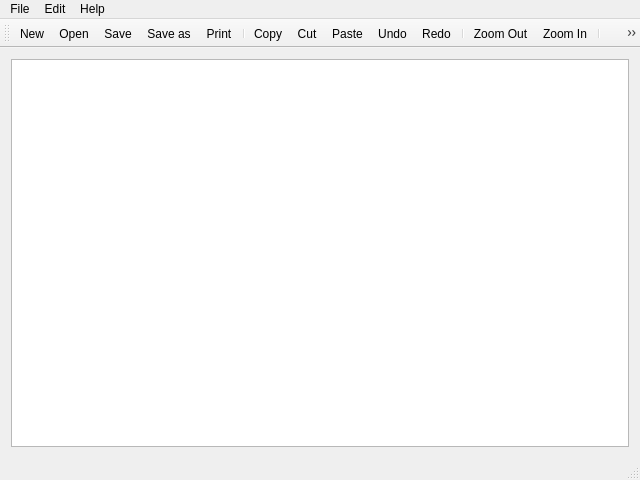
<?xml version="1.0" encoding="UTF-8"?>
<ui version="4.0">
  <class>Notepad</class>
  <widget class="QMainWindow" name="Notepad">
    <property name="geometry">
      <rect>
        <x>0</x>
        <y>0</y>
        <width>640</width>
        <height>480</height>
      </rect>
    </property>
    <property name="windowTitle">
      <string>Notepad</string>
    </property>
    <widget class="QWidget" name="centralWidget">
      <layout class="QVBoxLayout" name="verticalLayout">
        <item>
          <widget class="QTextEdit" name="textEdit"/>
        </item>
      </layout>
    </widget>
    <widget class="QMenuBar" name="menuBar">
      <property name="geometry">
        <rect>
          <x>0</x>
          <y>0</y>
          <width>640</width>
          <height>25</height>
        </rect>
      </property>
      <widget class="QMenu" name="menuFile">
        <property name="title">
          <string>File</string>
        </property>
        <addaction name="actionNew"/>
        <addaction name="actionOpen"/>
        <addaction name="actionSave"/>
        <addaction name="actionSave_as"/>
        <addaction name="actionPrint"/>
        <addaction name="separator"/>
        <addaction name="actionExit"/>
      </widget>
      <widget class="QMenu" name="menuEdit">
        <property name="title">
          <string>Edit</string>
        </property>
        <addaction name="actionCopy"/>
        <addaction name="actionCut"/>
        <addaction name="actionPaste"/>
        <addaction name="separator"/>
        <addaction name="actionUndo"/>
        <addaction name="actionRedo"/>
        <addaction name="separator"/>
        <addaction name="actionZoomOut"/>
        <addaction name="actionZoomIn"/>
        <addaction name="separator"/>
        <addaction name="actionInsertTimeDate"/>
      </widget>
      <widget class="QMenu" name="menuHelp">
        <property name="title">
          <string>Help</string>
        </property>
        <addaction name="actionAbout"/>
      </widget>
      <addaction name="menuFile"/>
      <addaction name="menuEdit"/>
      <addaction name="menuHelp"/>
    </widget>
    <widget class="QToolBar" name="mainToolBar">
      <attribute name="toolBarArea">
        <enum>TopToolBarArea</enum>
      </attribute>
      <attribute name="toolBarBreak">
        <bool>false</bool>
      </attribute>
      <addaction name="actionNew"/>
      <addaction name="actionOpen"/>
      <addaction name="actionSave"/>
      <addaction name="actionSave_as"/>
      <addaction name="actionPrint"/>
      <addaction name="separator"/>
      <addaction name="actionCopy"/>
      <addaction name="actionCut"/>
      <addaction name="actionPaste"/>
      <addaction name="actionUndo"/>
      <addaction name="actionRedo"/>
      <addaction name="separator"/>
      <addaction name="actionZoomOut"/>
      <addaction name="actionZoomIn"/>
      <addaction name="separator"/>
      <addaction name="actionInsertTimeDate"/>
      <addaction name="separator"/>
      <addaction name="actionAbout"/>
      <addaction name="separator"/>
      <addaction name="actionExit"/>
    </widget>
    <widget class="QStatusBar" name="statusBar"/>
    <action name="actionNew">
      <property name="icon">
        <iconset resource="notepad.qrc">
          <normaloff>:/images/new.png</normaloff>:/images/new.png
        </iconset>
      </property>
      <property name="text">
        <string>New</string>
      </property>
      <property name="toolTip">
        <string>New text file</string>
      </property>
      <property name="statusTip">
        <string>Create a new text file</string>
      </property>
      <property name="shortcut">
        <string>Ctrl+N</string>
      </property>
    </action>
    <action name="actionOpen">
      <property name="icon">
        <iconset resource="notepad.qrc">
          <normaloff>:/images/open.png</normaloff>:/images/open.png
        </iconset>
      </property>
      <property name="text">
        <string>Open</string>
      </property>
      <property name="toolTip">
        <string>Open file</string>
      </property>
      <property name="statusTip">
        <string>Open an existing text file</string>
      </property>
      <property name="shortcut">
        <string>Ctrl+O</string>
      </property>
    </action>
    <action name="actionSave">
      <property name="icon">
        <iconset resource="notepad.qrc">
          <normaloff>:/images/save.png</normaloff>:/images/save.png
        </iconset>
      </property>
      <property name="text">
        <string>Save</string>
      </property>
      <property name="toolTip">
        <string>Save file</string>
      </property>
      <property name="statusTip">
        <string>Save the text file to disk</string>
      </property>
      <property name="shortcut">
        <string>Ctrl+S</string>
      </property>
    </action>
    <action name="actionSave_as">
      <property name="icon">
        <iconset resource="notepad.qrc">
          <normaloff>:/images/save_as.png</normaloff>:/images/save_as.png
        </iconset>
      </property>
      <property name="text">
        <string>Save as</string>
      </property>
      <property name="toolTip">
        <string>Save file as</string>
      </property>
      <property name="statusTip">
        <string>Save the text file under a new name</string>
      </property>
      <property name="shortcut">
        <string>Alt+S</string>
      </property>
    </action>
    <action name="actionPrint">
      <property name="icon">
        <iconset resource="notepad.qrc">
          <normaloff>:/images/print.png</normaloff>:/images/print.png
        </iconset>
      </property>
      <property name="text">
        <string>Print</string>
      </property>
      <property name="toolTip">
        <string>Print file</string>
      </property>
      <property name="shortcut">
        <string>Ctrl+P</string>
      </property>
    </action>
    <action name="actionExit">
      <property name="icon">
        <iconset theme="exit.png" resource="notepad.qrc">
          <normaloff>:/images/exit.png</normaloff>:/images/exit.png
        </iconset>
      </property>
      <property name="text">
        <string>Exit</string>
      </property>
      <property name="toolTip">
        <string>Exit Notepad</string>
      </property>
      <property name="statusTip">
        <string>Exit the application</string>
      </property>
      <property name="shortcut">
        <string>Ctrl+Q</string>
      </property>
    </action>
    <action name="actionCopy">
      <property name="icon">
        <iconset resource="notepad.qrc">
          <normaloff>:/images/copy.png</normaloff>:/images/copy.png
        </iconset>
      </property>
      <property name="text">
        <string>Copy</string>
      </property>
      <property name="shortcut">
        <string>Ctrl+C</string>
      </property>
    </action>
    <action name="actionCut">
      <property name="icon">
        <iconset resource="notepad.qrc">
          <normaloff>:/images/cut.png</normaloff>:/images/cut.png
        </iconset>
      </property>
      <property name="text">
        <string>Cut</string>
      </property>
      <property name="shortcut">
        <string>Ctrl+X</string>
      </property>
    </action>
    <action name="actionPaste">
      <property name="icon">
        <iconset resource="notepad.qrc">
          <normaloff>:/images/paste.png</normaloff>:/images/paste.png
        </iconset>
      </property>
      <property name="text">
        <string>Paste</string>
      </property>
      <property name="shortcut">
        <string>Ctrl+V</string>
      </property>
    </action>
    <action name="actionUndo">
      <property name="icon">
        <iconset resource="notepad.qrc">
          <normaloff>:/images/edit_undo.png</normaloff>:/images/edit_undo.png
        </iconset>
      </property>
      <property name="text">
        <string>Undo</string>
      </property>
      <property name="shortcut">
        <string>Ctrl+Z</string>
      </property>
    </action>
    <action name="actionRedo">
      <property name="icon">
        <iconset resource="notepad.qrc">
          <normaloff>:/images/edit_redo.png</normaloff>:/images/edit_redo.png
        </iconset>
      </property>
      <property name="text">
        <string>Redo</string>
      </property>
      <property name="shortcut">
        <string>Ctrl+Y</string>
      </property>
    </action>
    <action name="actionZoomOut">
      <property name="icon">
        <iconset resource="notepad.qrc">
          <normaloff>:/images/zoom_out.png</normaloff>:/images/zoom_out.png
        </iconset>
      </property>
      <property name="text">
        <string>Zoom Out</string>
      </property>
      <property name="shortcut">
        <string>Ctrl+-</string>
      </property>
    </action>
    <action name="actionZoomIn">
      <property name="icon">
        <iconset resource="notepad.qrc">
          <normaloff>:/images/zoom_in.png</normaloff>:/images/zoom_in.png
        </iconset>
      </property>
      <property name="text">
        <string>Zoom In</string>
      </property>
      <property name="shortcut">
        <string>Ctrl+=</string>
      </property>
    </action>
    <action name="actionInsertTimeDate">
      <property name="icon">
        <iconset resource="notepad.qrc">
          <normaloff>:/images/date_time.png</normaloff>:/images/date_time.png
        </iconset>
      </property>
      <property name="text">
        <string>Time/Date</string>
      </property>
      <property name="toolTip">
        <string>Insert current time and date</string>
      </property>
      <property name="statusTip">
        <string>Insert current time and date</string>
      </property>
      <property name="shortcut">
        <string>F5</string>
      </property>
    </action>
    <action name="actionAbout">
      <property name="icon">
        <iconset resource="notepad.qrc">
          <normaloff>:/images/info.png</normaloff>:/images/info.png
        </iconset>
      </property>
      <property name="text">
        <string>About</string>
      </property>
      <property name="toolTip">
        <string>About Notepad</string>
      </property>
    </action>
  </widget>
  <layoutdefault spacing="6" margin="11"/>
  <resources>
    <include location="notepad.qrc"/>
  </resources>
  <connections/>
</ui>
